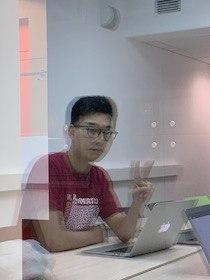
#> input picture data/basket/serge.jpg, 210 x 280 px
$ python main.py
#> lines starting #> are read from the running program, lines starting #| are printed output that depends on the picture
### src/utils.py
import copy
from pathlib import Path

import numpy as np
import cv2
from sklearn.metrics import mean_squared_error


TILE_SIZE = (7, 7)


class Tile:
    def __init__(self, image, name=None):
        self.image = image / 255.
        self.area = np.size(image)
        self.name = name
        self.hcd = self.harris_corner_detector()
        self.skel = self.skeleton()
        self.sift = self.scale_invariant_feature_tranform()

    # [15 lines left out: function __str__, not called in this run]

    def harris_corner_detector(self):
        cv2.imwrite("./data/tmp.jpg", self.image, [int(cv2.IMWRITE_JPEG_QUALITY), 100])
        img = cv2.imread("./data/tmp.jpg", flags=cv2.IMREAD_GRAYSCALE)
        img = np.abs(img)
        result = cv2.cornerHarris(img, 1, 1, 0.01)
        norm = np.linalg.norm(result)
        if norm != 0:
            result /= norm

        return result

    def skeleton(self):
        cv2.imwrite("./data/tmp.jpg", self.image, [int(cv2.IMWRITE_JPEG_QUALITY), 100])
        img = cv2.imread("./data/tmp.jpg", flags=cv2.IMREAD_GRAYSCALE)
        skel = np.zeros_like(img)
        size = np.size(img)

        _, img = cv2.threshold(img, 127, 255, 0)
        element = cv2.getStructuringElement(cv2.MORPH_CROSS, (3, 3))

        while True:
            eroded = cv2.erode(img, element)
            tmp = cv2.dilate(eroded, element)
            tmp = cv2.subtract(img, tmp)
            skel = cv2.bitwise_or(skel, tmp)
            img = eroded.copy()

            zeros = size - cv2.countNonZero(img)
            if zeros == size:
                break

        return skel

    def scale_invariant_feature_tranform(self):
        cv2.imwrite("./data/tmp.jpg", self.image, [int(cv2.IMWRITE_JPEG_QUALITY), 100])
        img = cv2.imread("./data/tmp.jpg", flags=cv2.IMREAD_GRAYSCALE)

        sift = cv2.xfeatures2d.SIFT_create()
        kp, des = sift.detectAndCompute(img, None)

        return kp


# [23 lines left out: function similar_coef, not called in this run]


def prepare_image(image):
    n, m = image.shape
    image = cv2.resize(image, (m * 2, n), interpolation=cv2.INTER_AREA)
    result = np.array(list(map(lambda row: list(map(lambda x: int(255 if x >= 248 else x), row)), image)))

    return result


def tile_image(big_image, tile_size=TILE_SIZE):
    '''
    Cut the big image for a list of lists of small tiles
    '''
    n = big_image.shape[0] // tile_size[0]
    m = big_image.shape[1] // tile_size[1]

    tiles = [[None for j in range(m)] for i in range(n)]

    for i in range(n):
        for j in range(m):
            y_1 = tile_size[0] * i
            y_2 = tile_size[0] * (i + 1)
            x_1 = tile_size[1] * j
            x_2 = tile_size[1] * (j + 1)
            tiles[i][j] = Tile(big_image[y_1:y_2, x_1:x_2])

    return tiles


def read_symbols(dir_name):
    symbols = {}

    dir_path = Path(dir_name)

    for image_filename in dir_path.glob("*.jpg"):
        symbol_name = image_filename.stem
        if symbol_name == "point":
            symbol_name = '.'
        elif symbol_name == "slash":
            symbol_name = '/'
        symbol_image = cv2.imread(str(image_filename), 0)
        symbol = Tile(symbol_image, name=symbol_name)
        symbols[symbol_name] = symbol

    return symbols


def find_best_symbol(tile, symbols, mode):
    '''
    A way to find the best symbol from the symbols list
    '''
    best_coef = similar_coef(tile, symbols['!'], mode)
    best_symbol = symbols['!']

    for i, symbol_name in enumerate(symbols):
        symbol = symbols[symbol_name]
        cur_coef = similar_coef(tile, symbol, mode)
        if cur_coef < best_coef:
            best_coef = cur_coef
            best_symbol = symbol

    return best_symbol

### src/args.py
import argparse
from pathlib import Path


def _parse_args():
    parser = argparse.ArgumentParser()
    parser.add_argument(
        '--resize',
        action='store_true',
        help="resize image to 420x560")
    parser.add_argument(
        '--image-filename',
        default="{}/data/basket/serge.jpg".format(Path.cwd()),
        type=str,
        help="image filename, default: ./data/basket/serge.jpg")
    parser.add_argument(
        '--symbols-dir',
        default="{}/data/symbols".format(Path.cwd()),
        type=str,
        help="image filename, default: ./data/symbols")

    return parser.parse_args()

### main.py
import cv2

from src.args import _parse_args
from src.utils import Tile, prepare_image, tile_image, read_symbols, find_best_symbol


def main():
    args = _parse_args()

    symbols = read_symbols(args.symbols_dir)

    big_image = cv2.imread(args.image_filename, 0) #as grayscale
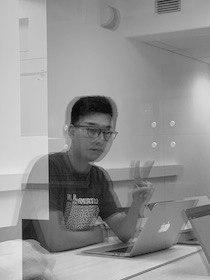
#> big_image: shape (280, 210); min 0, max 249, mean 147.4

    if args.resize:
        big_image = cv2.resize(big_image, (420, 560)) #as grayscale

    big_image = prepare_image(big_image)
#> in prepare_image, `image = cv2.resize(image, (m * 2, n), interpolation=cv2.INTER_AREA)`:
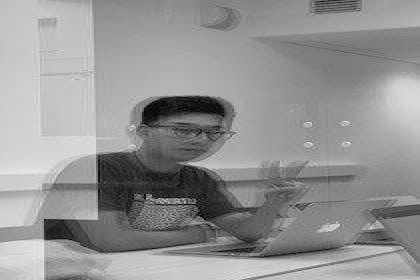
#> image: shape (280, 420); min 0, max 249, mean 147.4
    print("prepared!")

    tiles = tile_image(big_image) # list of lists
    n = len(tiles)
    m = len(tiles[0])

    '''
    for s in symbols:
        print(symbols[s].name, similar_coef(symbols[s], tiles[0][0]))
    '''
    result_text = [[None for j in range(m)] for i in range(n)]

    print("go!")

    for i in range(n):
        for j in range(m):
            ascii_symbol = find_best_symbol(tiles[i][j], symbols, mode="mse")
            result_text[i][j] = ascii_symbol
        print(''.join([result_text[i][j].name for j in range(m)]))

    print(type(result_text[0][0].image))
    '''
    for i in range(n):
        print(Tile(np.concatenate([tiles[i][j].image for j in range(m)], axis=1)))
    '''
if __name__ == "__main__":
#> (the run stopped early here; a loop or call above may not have finished)
